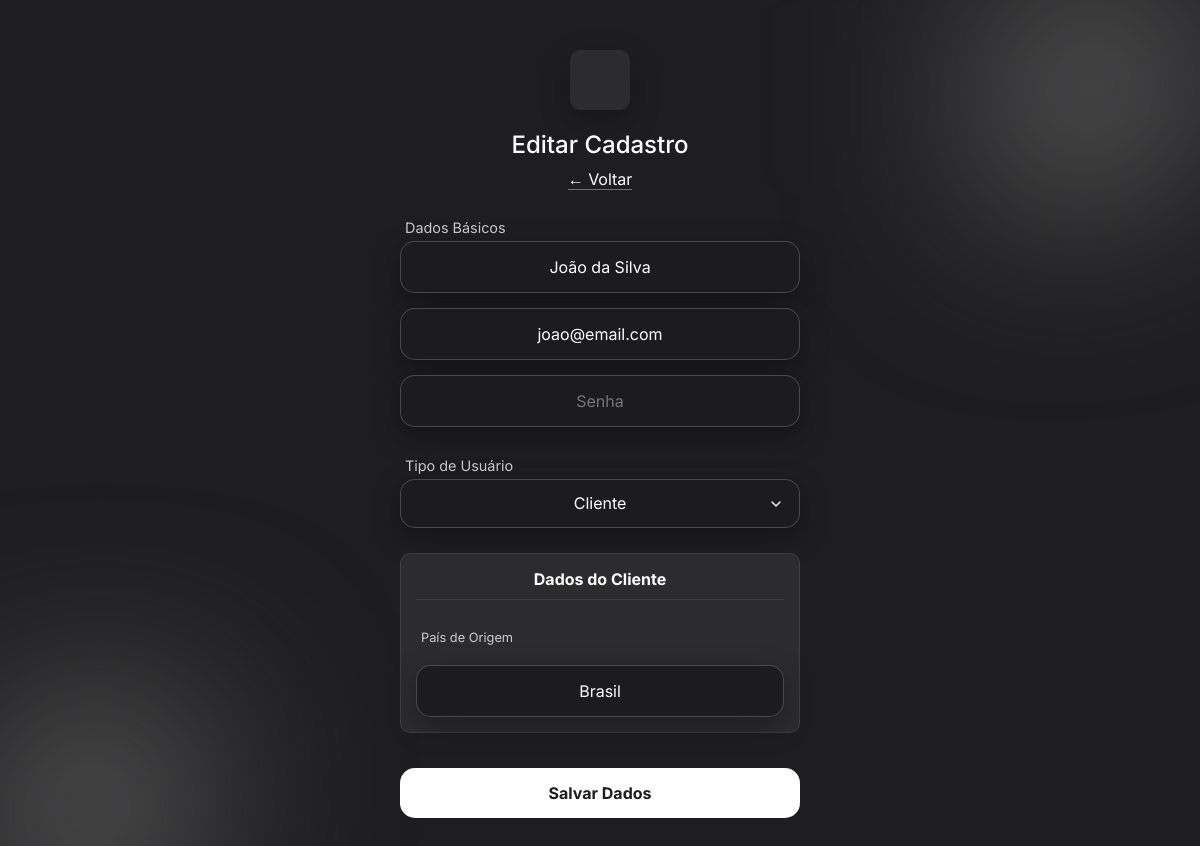
The app's page /form_usuario.php?id=1 with its own data.
### tables this page shows
CREATE TABLE IF NOT EXISTS `Cliente` (
  `Pais_Origem` VARCHAR(32) NOT NULL,
  `Usuario_Id_Usuario` INT NOT NULL,
  PRIMARY KEY (`Usuario_Id_Usuario`),
  CONSTRAINT `fk_Cliente_Usuario1`
    FOREIGN KEY (`Usuario_Id_Usuario`)
    REFERENCES `Usuario` (`Id_Usuario`)
    ON DELETE CASCADE ON UPDATE CASCADE
);

CREATE TABLE IF NOT EXISTS `Usuario` (
  `Id_Usuario` INT NOT NULL AUTO_INCREMENT,
  `nome` VARCHAR(32) NOT NULL,
  `email` VARCHAR(100) NOT NULL,
  `senha` VARCHAR(50) NOT NULL,
  PRIMARY KEY (`Id_Usuario`),
  UNIQUE INDEX `nome_UNIQUE` (`nome` ASC),
  UNIQUE INDEX `email_UNIQUE` (`email` ASC)
);

### form_usuario.php (the view, shortened to what this page needs)
<!DOCTYPE html>
<html lang="pt-br">
<head>
    <link rel="stylesheet" href="style.css">
</head>
<body>
    <?php
    include("config.php");
    $id = ""; $nome = ""; $email = "";
    $tipo = "Cliente";
    $pais = ""; $area = ""; $cargo = ""; $id_estudio_selecionado = "";
    if (isset($_GET['id'])) {
        $id = $_GET['id'];
        $sqlCli = "SELECT * FROM Usuario u INNER JOIN Cliente c ON u.Id_Usuario = c.Usuario_Id_Usuario WHERE u.Id_Usuario = $id";
        $resCli = mysqli_query($con, $sqlCli);
        $sqlDev = "SELECT * FROM Usuario u INNER JOIN Desenvolvedor d ON u.Id_Usuario = d.Usuario_Id_Usuario WHERE u.Id_Usuario = $id";
        $resDev = mysqli_query($con, $sqlDev);
        if (mysqli_num_rows($resCli) > 0) {
            $row = mysqli_fetch_assoc($resCli);
            $tipo = "Cliente";
            $pais = $row['Pais_Origem'];
        } elseif (mysqli_num_rows($resDev) > 0) {
            $row = mysqli_fetch_assoc($resDev);
            $tipo = "Desenvolvedor";
            $area = $row['Area'];
            $cargo = $row['Cargo'];
            $id_estudio_selecionado = $row['Id_Estudio'];
        }
        if(isset($row)) {
            $nome = $row['nome'];
            $email = $row['email'];
        }
    }
    ?>
    <header>
        <div class="logo"><img src="https://cdn-icons-png.flaticon.com/512/1077/1077114.png" alt=""></div>
        <h1><?php echo ($id == "") ? "Novo Cadastro" : "Editar Cadastro"; ?></h1>
        <p><a href="index.php" class="text-white">← Voltar</a></p>
    </header>
    <form action="salvar.php" method="POST">
        <label style="color:#ccc;">Dados Básicos</label>
        <input type="text" name="nome" placeholder="Nome Completo" required value="<?php echo $nome; ?>">
        <input type="email" name="email" placeholder="E-mail" required value="<?php echo $email; ?>">
        <input type="password" name="senha" placeholder="Senha" <?php echo ($id == "") ? "required" : ""; ?>>
        <label style="color:#ccc; margin-top:15px;">Tipo de Usuário</label>
        <select name="tipo" id="selectTipo" onchange="mudarFormulario()">
            <option value="Cliente" <?php echo ($tipo == 'Cliente') ? 'selected' : ''; ?>>Cliente</option>
        </select>
        <div id="camposCliente" class="grupo-especifico <?php echo ($tipo != 'Cliente') ? 'hidden' : ''; ?>">
            <h3>Dados do Cliente</h3>
            <label>País de Origem</label>
            <input type="text" name="pais" placeholder="Ex: Brasil" value="<?php echo $pais; ?>">
        </div>
        <button type="submit" style="margin-top:20px;">Salvar Dados</button>
    </form>
</body>
</html>

### style.css (style rules this page uses)
* { padding: 0; margin: 0; list-style: none; box-sizing: border-box; }
body { background-color: #1E1E20; color: #717171; font-family: 'Inter', sans-serif; margin: 0; text-align: center; min-height: 100vh; display: flex; flex-direction: column; align-items: center; position: relative; padding-top: 50px; padding-bottom: 50px; }
body::after, body::before { position: absolute; width: 200px; height: 200px; content: ''; background-color: #717171; top: 0; right: 0; border-radius: 10px 30px 600px 100px; filter: blur(100px); pointer-events: none; z-index: -1; }
body::after { top: unset; right: unset; bottom: 0; left: 0; border-radius: 100px 30px 600px 100px; }
.logo { width: 60px; height: 60px; margin: auto; background-color: #2C2C2E; display: flex; justify-content: center; align-items: center; border-radius: 10px; box-shadow: 0 10px 30px #0004; margin-bottom: 20px; }
h1 { font-weight: 500; color: #fff; font-size: x-large; margin-bottom: 10px; margin-top: 0; }
p { margin-bottom: 30px; }
.text-white { color: #fff; text-decoration: none; border-bottom: 1px solid #717171; }
form { display: flex; flex-direction: column; width: min(400px, 90vw); gap: 15px; margin-bottom: 50px; }
form input, form select { all: unset; width: 100%; padding: 15px; border-radius: 15px; background-color: #1C1C1E; box-shadow: 0 10px 30px #0005; border: 1px solid #71717188; color: #fff; transition: 0.3s; box-sizing: border-box; font-family: 'Inter', sans-serif; font-size: 1rem; }
form select { cursor: pointer; appearance: none; -webkit-appearance: none; -moz-appearance: none; background-repeat: no-repeat; background-position: right 15px center; background-size: 16px; }
form select option { background-color: #1C1C1E; color: #fff; }
form button { all: unset; padding: 15px; border-radius: 15px; background-color: #fff; color: #1C1C1E; font-weight: bold; cursor: pointer; transition: 0.3s; text-align: center; margin-top: 10px; }
label { font-size: 0.9rem; color: #ccc; text-align: left; margin-bottom: -10px; margin-left: 5px; display: block; }
.grupo-especifico { background-color: #2C2C2E; padding: 20px; border-radius: 15px; margin-top: 10px; border: 1px solid #71717144; display: flex; flex-direction: column; gap: 15px; animation: fadeIn 0.5s ease; }
.grupo-especifico h3 { color: #fff; font-size: 1rem; margin-bottom: 5px; border-bottom: 1px solid #71717144; padding-bottom: 10px; }

### form_usuario.php (style rules this page uses)
.grupo-especifico { background-color: #2C2C2E; padding: 15px; border-radius: 10px; margin-top: 10px; border: 1px solid #71717144; }
h3 { color: #fff; font-size: 1rem; margin-bottom: 10px; margin-top: 0; }
.grupo-especifico label { font-size: 0.8rem; display: block; margin-top: 10px; margin-bottom: 5px; }

### records on screen
cliente: nome "João da Silva", email "joao@email.com", pais "Brasil"
